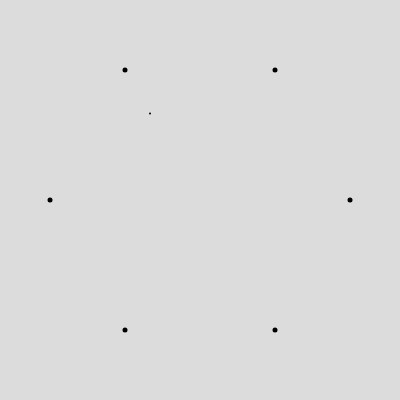
Frame 1 (no input)
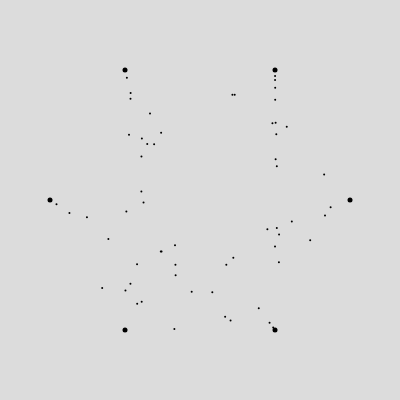
Frame 60 (no input)
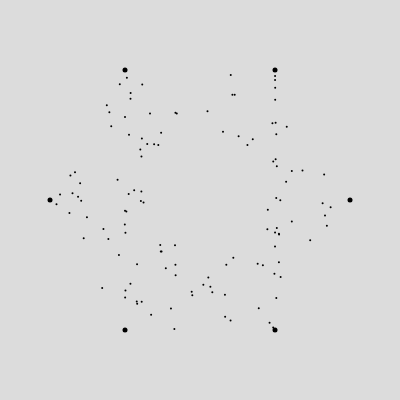
Frame 120 (the mouse pressed at the canvas centre since frame 60)

The p5.js sketch that drew these frames (run headless with seeded random() and noise() and a simulated clock; from frame 60 on, the mouse is pressed at the canvas centre):

// p5.js sketch
// ── sketch.js
let chaosGame;
let justOnce;

function setup() {
  createCanvas(400, 400);
  angleMode(DEGREES)
  justOnce = true;
  // chaosGame = sierpinski();
  chaosGame = ngon(6);
}

// calculates the perfect packing ratio for regular polygons
function perfectRatio(n){
  angleMode(RADIANS)
  let r = n%4;
  let ratio
  switch (r) {
    case 0:
      ratio = 1 / (1 + tan(PI/n));
      break;
    case 1:
    case 3:
      ratio = 1 / (1 + 2*sin(PI/(2*n)));
      break;
    case 2:
      ratio = 1 / (1 + sin(PI/n));
      break;
    default:
      throw exception("frank") 
  }
  angleMode(DEGREES)
  return ratio
}

// sierpinski triangle
function sierpinksi(){
  return new ChaosGame(triangleAnchors(),randomSample,halfway, createVector(width/2,height/2));
}

function ngon(n){
  return new ChaosGame(nGonAnchors(n), randomSample, perfectAction(n), createVector(width/2, height/2));
}

function draw() {
  if (justOnce){
    background(220);
    chaosGame.drawAnchors();
    justOnce = false;
  }
  update();
}

function update() {
  chaosGame.step();
}

// anchor sets we can choose from
// these can actually be functions of width and height

// just one point
function onePoint(){
  return [createVector(width-10, height-10)];
}

function triangleAnchors(){
  let padding = 50;
  let vert = height - 2 * padding;
  let top = createVector(width/2, padding);
  let bottom = height - padding;
  let bottom_left = createVector((width/2)-(vert / tan(60)), bottom);
  let bottom_right = createVector((width/2)+(vert / tan(60)), bottom);
  return [bottom_left, top, bottom_right];
}

function nGonAnchors(n){
  let startAtTop = (n%2)==1;
  let startAngle = startAtTop? -90:0;
  let angle = 360/n;
  let center = createVector(width/2, height/2);
  let padding = 50;
  let radius = (width/2)-50;
  var anchors = []
  
  for (i=0;i<n;i++){
      anchors.push(createVector(center.x + radius * cos(startAngle + i*angle),center.y + radius * sin(startAngle + i*angle)));
  }
  
  return anchors;
}

// samplers
function first(array){
  if (array.length > 0) {
      return array[0]
  }
  throw exception("oh no")
}

function randomSample(array) {
  let choices = array.length;
  if (array.length == 0) {
    throw execption("oh no");
  } 
  return random(array);
}

// actions. Make sure we pass these copied vals.
function halfway(pos, target) {
  return pos.add((target.sub(pos)).mult(0.5));
}

function thirdways(pos, target) {
    return pos.add((target.sub(pos)).div(3));
}

function perfectAction(n){
  ratio = perfectRatio(n)
  let action = function(pos, target){
    return pos.add((target.sub(pos)).mult(ratio));
  }
  return action
}

// ── ChaosGame.js

// We need a set of points

// A point selector function

// A behaviour per point function

// A way to draw them on the canvas


// Construct a ChaosGame with a starting point, anchor set and a ruleset (sampler and action)
// Anchors : points to choose from as the target
// Sampler (func) : method by which to sample from the anchors
// Action (func) : what to do with a present position and a target position
// start_pos : the start point to iterate.
class ChaosGame {
  constructor(anchors, sampler, action, start_pos) {
    this.anchors = anchors;
    this.sampler = sampler;
    this.action = action;
    this.point = start_pos;
    this.stepCount = 0;
  }
  
  drawAnchors(){
    strokeWeight(5);
    for (const p of this.anchors) {
      point(p.x, p.y);
    }
  }

  // step the current point
  step() {
    // stroke();
    strokeWeight(2);
    let newTarget = this.sampler(this.anchors);
    let newPosition = this.action(this.point.copy(), newTarget.copy());
    this.point = createVector(newPosition.x,newPosition.y);
    point(this.point.x, this.point.y);
    // text(this.stepCount, this.point.x, this.point.y)
    // circle(this.point.x, this.point.y, 10,10);
    // noStroke();
    // console.log("stepping");
    this.stepCount += 1;
    
  }

}
